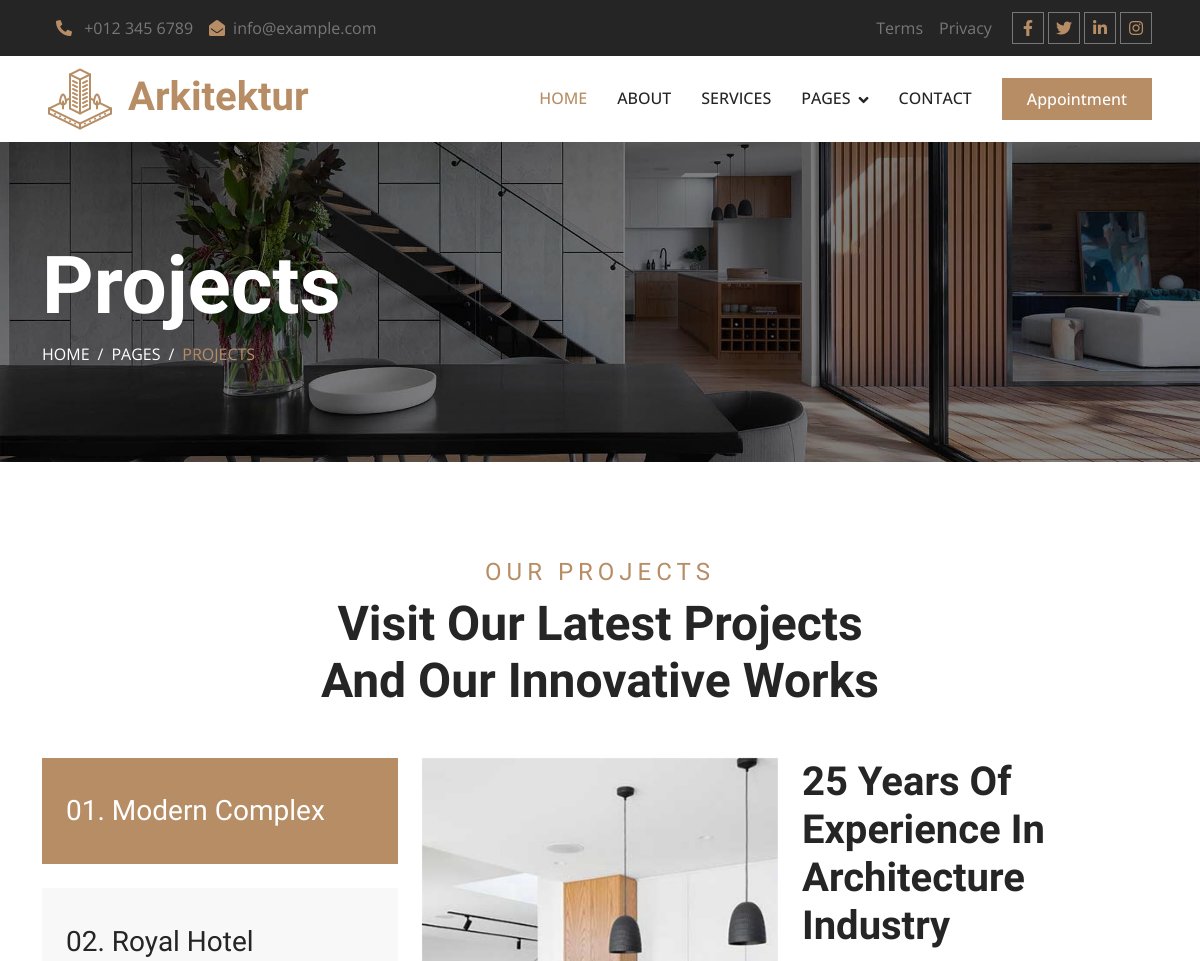
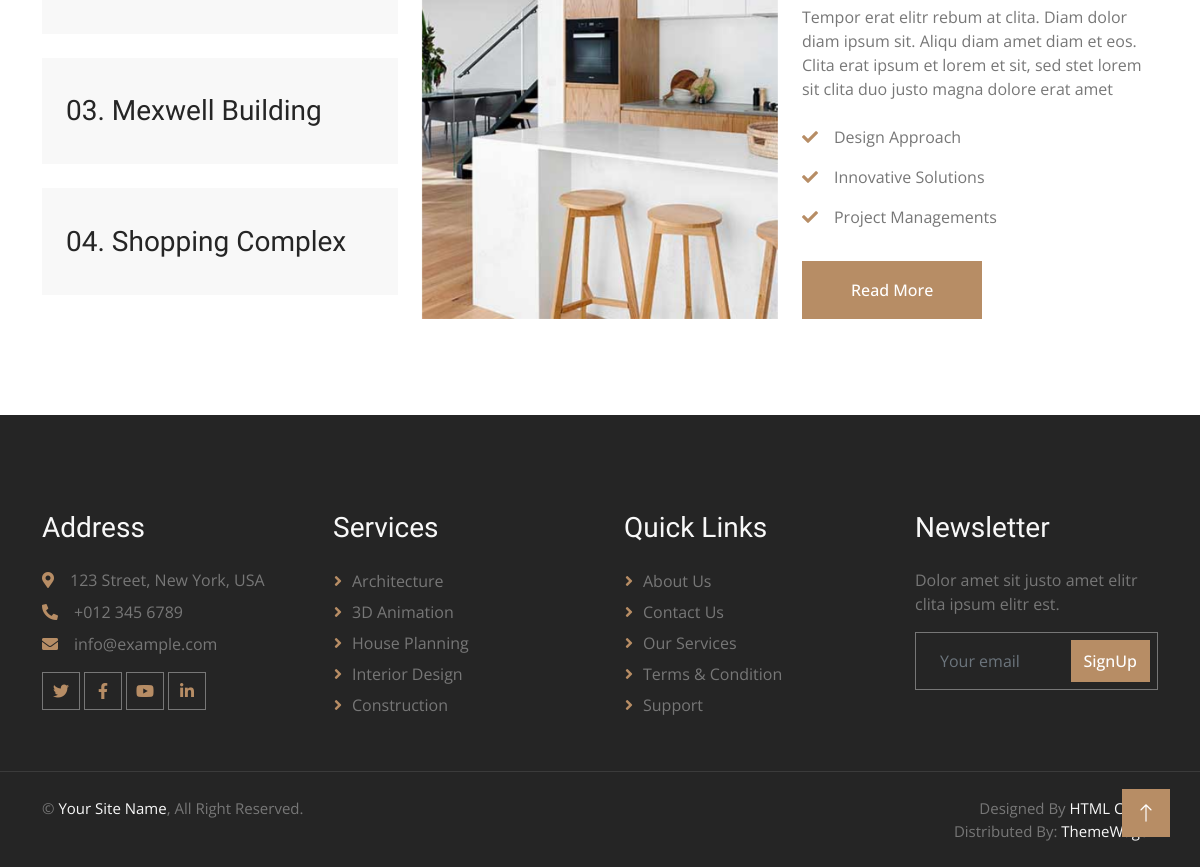
Screenshot of /project with the database file from the repository (2 pictures, top to bottom).
### Site_Information/models.py (models this page shows, shortened)
class Site_Info(models.Model):
    section_about_title = models.CharField(max_length=255)
    section_service_title = models.CharField(max_length=255)
    section_choose_title = models.CharField(max_length=255)
    section_contact_title = models.CharField(max_length=255)
    section_project_title = models.CharField(max_length=255)
    section_appoint_title = models.CharField(max_length=255)
    section_members_title = models.CharField(max_length=255)
    section_testimony_title = models.CharField(max_length=255)
    phone_number = models.CharField(max_length=20)
    location = models.URLField(max_length=500)
    site_email = models.EmailField(max_length=254)
    site_address  = models.CharField(max_length=255)
    site_name = models.CharField(max_length=255)
    logo = models.FileField()

class Info(models.Model):
    image = models.FileField()
    title = models.CharField(max_length=255)
    description = models.TextField(max_length=500)

### Services_Information/models.py (models this page shows)
class Project(models.Model):
    title = models.CharField(max_length=255)
    description = models.TextField(max_length=500)
    list_item = models.CharField(max_length=255)
    image = models.FileField()

### Site_Information/views.py (the view)
# urls.py: path('project', project , name='project'),
def project(request):
    project = Project.objects.all()
    info = Info.objects.all()
    site = Site_Info.objects.filter().first()
    return render(request, 'pages/project.html',locals() )

### templates/pages/project.html
{% extends 'bases/base.html' %}
{% load static %}
{% block 'content' %}
    <div class="container-fluid page-header py-5 mb-5 wow fadeIn" data-wow-delay="0.1s">
        <div class="container py-5">
            <h1 class="display-1 text-white animated slideInDown">Projects</h1>
            <nav aria-label="breadcrumb animated slideInDown">
                <ol class="breadcrumb text-uppercase mb-0">
                    <li class="breadcrumb-item"><a class="text-white" href="#">Home</a></li>
                    <li class="breadcrumb-item"><a class="text-white" href="#">Pages</a></li>
                    <li class="breadcrumb-item text-primary active" aria-current="page">Projects</li>
                </ol>
            </nav>
        </div>
    </div>
    <div class="container-xxl project py-5">
        <div class="container">
            <div class="text-center mx-auto mb-5 wow fadeInUp" data-wow-delay="0.1s" style="max-width: 600px;">
                <h4 class="section-title">Our Projects</h4>
                <h1 class="display-5 mb-4">Visit Our Latest Projects And Our Innovative Works</h1>
            </div>
            <div class="row g-4 wow fadeInUp" data-wow-delay="0.3s">
                <div class="col-lg-4">
                    <div class="nav nav-pills d-flex justify-content-between w-100 h-100 me-4">
                        {% for item in project %}
                            {% if forloop.counter == 1 %}
                                <button class="nav-link w-100 d-flex align-items-center text-start p-4 mb-4 active" data-bs-toggle="pill" data-bs-target="#tab-pane-{{ item.id }}" type="button">
                            {% else %}
                                <button class="nav-link w-100 d-flex align-items-center text-start p-4 mb-4" data-bs-toggle="pill" data-bs-target="#tab-pane-{{ item.id }}" type="button">
                            {% endif %}
                                <h3 class="m-0"> 0{{ forloop.counter }}. {{ item.list_item }} </h3>
                            </button>
                        {% endfor %}
                    </div>
                </div>
                <div class="col-lg-8">
                    <div class="tab-content w-100">
                        {% for item in project %}
                            {% if forloop.counter == 1 %}
                                <div class="tab-pane fade show active" id="tab-pane-{{ item.id }}">
                            {% else %}
                                <div class="tab-pane fade" id="tab-pane-{{ item.id }}">
                            {% endif %}
                                <div class="row g-4">
                                    <div class="col-md-6" style="min-height: 350px;">
                                        <div class="position-relative h-100">
                                            <img class="position-absolute img-fluid w-100 h-100" src=" {{ item.image.url }} "
                                            style="object-fit: cover;" alt="">
                                        </div>
                                    </div>
                                    <div class="col-md-6">
                                        <h1 class="mb-3">{{ item.title }}</h1>
                                        <p class="mb-4">{{ item.description }}</p>
                                        {% for item in info %}
                                            <p><i class="fa fa-check text-primary me-3"></i>{{item.title}}</p>
                                        {% endfor %}
                                        <a href="" class="btn btn-primary py-3 px-5 mt-3">Read More</a>
                                    </div>
                                </div>
                            </div>
                        {% endfor %}
                    </div>
                </div>
            </div>
        </div>
    </div>
{% endblock 'content' %}

### templates/bases/base.html (shortened to what this page needs)
{% load static %}
<!DOCTYPE html>
<html lang="en">
<head>
    <link href="https://cdnjs.cloudflare.com/ajax/libs/font-awesome/5.10.0/css/all.min.css" rel="stylesheet">
    <link href="https://cdn.jsdelivr.net/npm/bootstrap-icons@1.4.1/font/bootstrap-icons.css" rel="stylesheet">
    <link href="{% static 'design/lib/animate/animate.min.css' %} " rel="stylesheet">
    <link href="{% static 'design/lib/owlcarousel/assets/owl.carousel.min.css' %}" rel="stylesheet">
    <link href="{% static 'design/lib/tempusdominus/css/tempusdominus-bootstrap-4.min.css' %}" rel="stylesheet" />
    <link href="{% static 'design/css/bootstrap.min.css' %}" rel="stylesheet">
    <link href="{% static 'design/css/style.css' %}" rel="stylesheet">
</head>
<body>
    <div class="container-fluid bg-dark p-0 wow fadeIn" data-wow-delay="0.1s">
        <div class="row gx-0 d-none d-lg-flex">
            <div class="col-lg-7 px-5 text-start">
                <div class="h-100 d-inline-flex align-items-center py-3 me-3">
                    <a class="text-body px-2" href="tel:+0123456789"><i class="fa fa-phone-alt text-primary me-2"></i> {{ site.phone_number }}</a>
                    <a class="text-body px-2" href="mailto:info@example.com"><i class="fa fa-envelope-open text-primary me-2"></i>{{ site.site_email }}</a>
                </div>
            </div>
            <div class="col-lg-5 px-5 text-end">
                <div class="h-100 d-inline-flex align-items-center py-3 me-2">
                    <a class="text-body px-2" href="">Terms</a>
                    <a class="text-body px-2" href="">Privacy</a>
                </div>
                <div class="h-100 d-inline-flex align-items-center">
                    <a class="btn btn-sm-square btn-outline-body me-1" href=""><i class="fab fa-facebook-f"></i></a>
                    <a class="btn btn-sm-square btn-outline-body me-1" href=""><i class="fab fa-twitter"></i></a>
                    <a class="btn btn-sm-square btn-outline-body me-1" href=""><i class="fab fa-linkedin-in"></i></a>
                    <a class="btn btn-sm-square btn-outline-body me-0" href=""><i class="fab fa-instagram"></i></a>
                </div>
            </div>
        </div>
    </div>
    <nav class="navbar navbar-expand-lg bg-white navbar-light sticky-top py-lg-0 px-lg-5 wow fadeIn" data-wow-delay="0.1s">
        <a href={% url 'index' %} class="navbar-brand ms-4 ms-lg-0">
            <h1 class="text-primary m-0"><img class="me-3" src=" {{ site.logo.url }} " alt="Icon">{{ site.site_name }}</h1>
        </a>
        <div class="collapse navbar-collapse" id="navbarCollapse">
            <div class="navbar-nav ms-auto p-4 p-lg-0">
                <a href={% url 'index' %} class="nav-item nav-link active">Home</a>
                <a href={% url 'about' %} class="nav-item nav-link">About</a>
                <a href={% url 'service' %} class="nav-item nav-link">Services</a>
                <div class="nav-item dropdown">
                    <a href="#" class="nav-link dropdown-toggle" data-bs-toggle="dropdown">Pages</a>
                </div>
                <a href={% url 'contact' %} class="nav-item nav-link">Contact</a>
            </div>
            <a href="" class="btn btn-primary py-2 px-4 d-none d-lg-block">Appointment</a>
        </div>
    </nav>
    {% block 'content' %}
    {% endblock 'content' %}
    <div class="container-fluid bg-dark text-body footer mt-5 pt-5 px-0 wow fadeIn" data-wow-delay="0.1s">
        <div class="container py-5">
            <div class="row g-5">
                <div class="col-lg-3 col-md-6">
                    <h3 class="text-light mb-4">Address</h3>
                    <p class="mb-2"><i class="fa fa-map-marker-alt text-primary me-3"></i>{{ site.site_address }}</p>
                    <p class="mb-2"><i class="fa fa-phone-alt text-primary me-3"></i>{{ site.phone_number }}</p>
                    <p class="mb-2"><i class="fa fa-envelope text-primary me-3"></i>{{ site.site_email }}</p>
                    <div class="d-flex pt-2">
                        <a class="btn btn-square btn-outline-body me-1" href=""><i class="fab fa-twitter"></i></a>
                        <a class="btn btn-square btn-outline-body me-1" href=""><i class="fab fa-facebook-f"></i></a>
                        <a class="btn btn-square btn-outline-body me-1" href=""><i class="fab fa-youtube"></i></a>
                        <a class="btn btn-square btn-outline-body me-0" href=""><i class="fab fa-linkedin-in"></i></a>
                    </div>
                </div>
                <div class="col-lg-3 col-md-6">
                    <h3 class="text-light mb-4">Services</h3>
                    <a class="btn btn-link" href="">Architecture</a>
                    <a class="btn btn-link" href="">3D Animation</a>
                    <a class="btn btn-link" href="">House Planning</a>
                    <a class="btn btn-link" href="">Interior Design</a>
                    <a class="btn btn-link" href="">Construction</a>
                </div>
                <div class="col-lg-3 col-md-6">
                    <h3 class="text-light mb-4">Quick Links</h3>
                    <a class="btn btn-link" href="">About Us</a>
                    <a class="btn btn-link" href="">Contact Us</a>
                    <a class="btn btn-link" href="">Our Services</a>
                    <a class="btn btn-link" href="">Terms & Condition</a>
                    <a class="btn btn-link" href="">Support</a>
                </div>
                <div class="col-lg-3 col-md-6">
                    <h3 class="text-light mb-4">Newsletter</h3>
                    <p>Dolor amet sit justo amet elitr clita ipsum elitr est.</p>
                    <div class="position-relative mx-auto" style="max-width: 400px;">
                        <input class="form-control bg-transparent w-100 py-3 ps-4 pe-5" type="text" placeholder="Your email">
                        <button type="button" class="btn btn-primary py-2 position-absolute top-0 end-0 mt-2 me-2">SignUp</button>
                    </div>
                </div>
            </div>
        </div>
        <div class="container-fluid copyright">
            <div class="container">
                <div class="row">
                    <div class="col-md-6 text-center text-md-start mb-3 mb-md-0">
                        &copy; <a href="#">Your Site Name</a>, All Right Reserved.
                    </div>
                    <div class="col-md-6 text-center text-md-end">
                        Designed By <a href="https://htmlcodex.com">HTML Codex</a>
                        <br> Distributed By: <a class="border-bottom" href="https://themewagon.com" target="_blank">ThemeWagon</a>
                    </div>
                </div>
            </div>
        </div>
    </div>
    <a href="#" class="btn btn-lg btn-primary btn-lg-square back-to-top"><i class="bi bi-arrow-up"></i></a>
</body>
</html>

### static/design/css/style.css (style rules this page uses)
:root { --primary: #B78D65; --light: #F8F8F8; --dark: #252525; }
h1, h2, .h1, .h2, .fw-bold { font-weight: 600 !important; }
h3, h4, .h3, .h4, .fw-medium { font-weight: 500 !important; }
.back-to-top { position: fixed; display: none; right: 30px; bottom: 30px; z-index: 99; }
.btn { font-weight: 500; transition: .5s; }
.btn.btn-primary, .btn.btn-secondary { color: #FFFFFF; }
.btn-square { width: 38px; height: 38px; }
.btn-sm-square { width: 32px; height: 32px; }
.btn-lg-square { width: 48px; height: 48px; }
.btn-square, .btn-sm-square, .btn-lg-square { padding: 0; display: flex; align-items: center; justify-content: center; font-weight: normal; }
.btn-outline-body { color: var(--primary); border-color: #777777; }
.navbar .dropdown-toggle::after { border: none; content: "\f107"; font-family: "Font Awesome 5 Free"; font-weight: 900; vertical-align: middle; margin-left: 8px; }
.navbar .navbar-nav .nav-link { margin-right: 30px; padding: 30px 0; color: var(--dark); font-weight: 500; text-transform: uppercase; outline: none; }
.navbar .navbar-nav .nav-link:hover, .navbar .navbar-nav .nav-link.active { color: var(--primary); }
.navbar.sticky-top { top: -100px; transition: .5s; }
.page-header { background: linear-gradient(rgba(0, 0, 0, .5), rgba(0, 0, 0, .5)), url(../img/carousel-1.jpg) center center no-repeat; background-size: cover; }
.breadcrumb-item+.breadcrumb-item::before { color: var(--light); }
.section-title { color: var(--primary); font-weight: 600; letter-spacing: 5px; text-transform: uppercase; }
.project .nav .nav-link { background: var(--light); transition: .5s; }
.project .nav .nav-link.active { background: var(--primary); }
.project .nav .nav-link.active h3 { color: #FFFFFF !important; }
.footer .btn.btn-link { display: block; margin-bottom: 5px; padding: 0; text-align: left; color: #777777; font-weight: normal; text-transform: capitalize; transition: .3s; }
.footer .btn.btn-link::before { position: relative; content: "\f105"; font-family: "Font Awesome 5 Free"; font-weight: 900; color: var(--primary); margin-right: 10px; }
.footer .form-control { border-color: #777777; }
.footer .copyright { padding: 25px 0; font-size: 15px; border-top: 1px solid rgba(256, 256, 256, .1); }
.footer .copyright a { color: var(--light); }

### rows the page displays
Site_Info: phone_number "+012 345 6789", site_email "info@example.com", logo (picture), site_name "Arkitektur", site_address "123 Street, New York, USA"
Project: list_item "Modern Complex", image (picture), title "25 Years Of Experience In Architecture Industry", description "Tempor erat elitr rebum at clita. Diam dolor diam ipsum sit. Aliqu diam amet diam et eos. Clita erat ipsum et lorem et sit, sed stet lorem sit clita duo justo magna dolore erat amet"
Project: list_item "Royal Hotel"
Project: list_item "Mexwell Building"
Project: list_item "Shopping Complex"
Info: title "Design Approach"
Info: title "Innovative Solutions"
Info: title "Project Managements"
